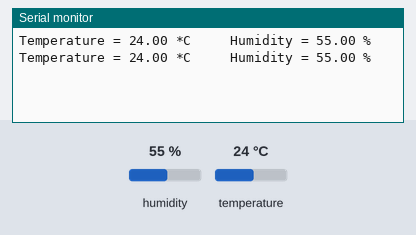
A sketch run on a simulated Arduino Uno, built with avr-gcc and run on an emulated ATmega328P. On the bench: the last lines printed to the serial monitor. The inputs (shaded band) are chosen by the test bench; at power-on: humidity 55 %, temperature 24 °C. No radio packets arrive unless stated.

Above: at 2.9 s.
3.0 s: humidity set to 22 %
At 4.6 s:
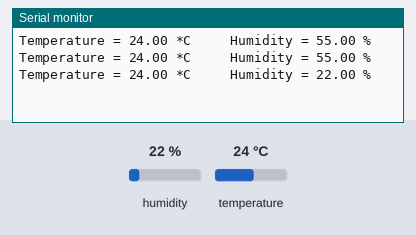
5.8 s: temperature set to 12 °C
At 6.8 s:
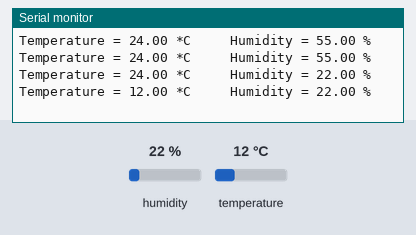
8.6 s: humidity set to 40 %
At 11.3 s:
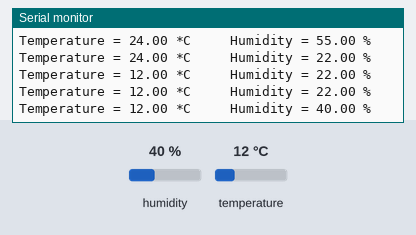
Timing chart, 0 to 12.8 s (numbered marks = the images above; inputs shaded):
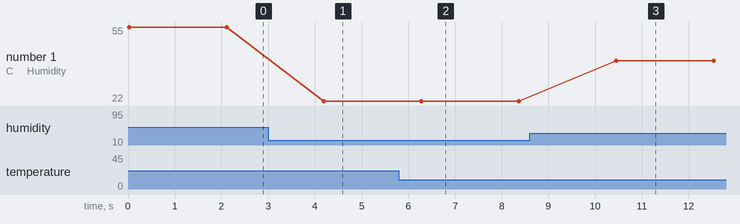

The sketch:

TX433mhz_sensor_DHT11.ino
```cpp
    /*  TX433mhz_sensor_DHT11
     *
     *  Wireless temperature and humidity remote sensor data collection.
     *  Receives temperature and humidity sensor values from remote arduino
     *  via 434MHz ASK radio TX and RX pair.  Prints received data to serial
     *  monitor.  Requires a corresponding arduino, code and 434MHz transmitter
     *  at the other end.
     *
     *  Author: cheshoare
     *  Date: 2018
     *
     *  Developed using the Arduino 1.8.3 software.
     *  Requires the DHT library and RadioHead library (RH_ASK class) -
     *  thank you to the developers of those libraries.
     */

    #include <DHT.h>
    #include <RH_ASK.h>
    #include <SPI.h> // Not actualy used but needed to compile

    // The following is needed when using the DHT11 sensor to collect data
    #define DHTPIN 8 // Defines pin number to which the sensor is connected
    #define DHTTYPE DHT11  // We are using the DHT11 sensor
    DHT dht(DHTPIN, DHTTYPE); // Creats a DHT object

    RH_ASK driver;

    // This may only be needed if the count is used to set the duration
    // between transmitions:
    // int countSensorReads = 0;

    // Define the data structure for the sensor data
    struct dataStruct{
      float humid ;
      float temp;
    }myData;

    byte tx_buf[sizeof(myData)] = {0};

    void setup()
    {
      Serial.begin(9600);    // Debugging only
      if (!driver.init())
        Serial.println("init failed");

      myData.humid = 50.00;
      myData.temp = 20.00;
    }

    void loop()
    {
      myData.humid = dht.readHumidity(); // Gets the value of the humidity
      myData.temp = dht.readTemperature(); // Gets the value of the temperature

      // Printing the results on the serial monitor
      Serial.print("Temperature = ");
      Serial.print(myData.temp);
      Serial.print(" *C ");
      Serial.print("    Humidity = ");
      Serial.print(myData.humid);
      Serial.println(" % ");

      memcpy(tx_buf, &myData, sizeof(myData) );
      byte zize=sizeof(myData);

      driver.send((uint8_t *)tx_buf, zize);

      // driver.send((uint8_t *)msg, strlen(msg));
      driver.waitPacketSent();
      // myData.counter++;
      delay(2000);
    }
```

Measured:
- after the input at 3.0 s, the serial monitor: prints a new line after 1.2 s (image 1)
- after the input at 5.8 s, the serial monitor: prints a new line after 0.48 s (image 2)
- after the input at 8.6 s, the serial monitor: prints a new line after 1.8 s (image 3)
- plotted number 1: 55 → 22 after the input at 3.0 s, 22 → 40 after the input at 8.6 s
